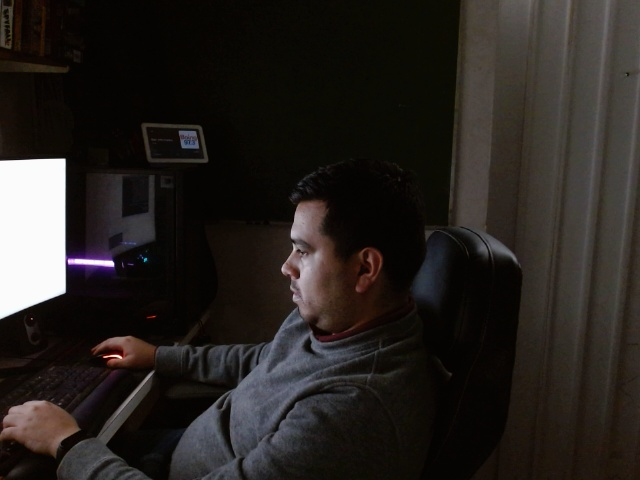
#> input picture camera_0_test.jpg, 640 x 480 px
$ python -i vision-adapter.py   (imports and definitions only)   (older library calls are emulated)
#> lines starting #> are read from the running program, lines starting #| are printed output that depends on the picture; after the words box and inside, x2 and y2 are one past the last pixel; in counts of white or black regions, pixels touching at a corner belong together
#> further down, picture is the input picture: shape (480, 640, 3); mean B, G, R 31.6, 34.9, 39.2
#!/usr/bin/env python3
# -*- coding: utf-8 -*-

"""
Adaptador de Visión Artificial
---------------------------
Proporciona integración con diferentes frameworks de visión artificial
y procesamiento de imágenes avanzado.
"""

import cv2
import numpy as np
import logging
from typing import Dict, List, Tuple, Any, Optional
import os

# Intentar importar bibliotecas opcionales
try:
    import tensorflow as tf
    TENSORFLOW_AVAILABLE = True
except ImportError:
    TENSORFLOW_AVAILABLE = False

try:
    from skimage import feature, filters, morphology, measure, segmentation
    SKIMAGE_AVAILABLE = True
except ImportError:
    SKIMAGE_AVAILABLE = False


class VisionAdapter:
    """Clase base para adaptadores de visión artificial."""

    def __init__(self, config: Dict[str, Any] = None):
        """Inicializa el adaptador de visión.

        Args:
            config: Configuración del adaptador
        """
        self.logger = logging.getLogger('system_logger')
        self.config = config or {}

        self.logger.info("Adaptador de visión artificial inicializado")

    # [60 lines left out: functions preprocess_image, detect_edges, not called in this run]

    def segment_image(self, image: np.ndarray) -> Tuple[np.ndarray, List[Dict[str, Any]]]:
        """Segmenta la imagen para detectar objetos.

        Args:
            image: Imagen a procesar

        Returns:
            Tuple[np.ndarray, List[Dict[str, Any]]]: Imagen segmentada y lista de objetos detectados
        """
        # Convertir a escala de grises si es necesario
        if len(image.shape) == 3:
            gray = cv2.cvtColor(image, cv2.COLOR_BGR2GRAY)
        else:
            gray = image

        # Aplicar umbral para binarizar la imagen
        threshold_method = self.config.get("threshold_method", "otsu")

        if threshold_method == "simple":
            threshold_value = self.config.get("threshold_value", 127)
            _, binary = cv2.threshold(gray, threshold_value, 255, cv2.THRESH_BINARY)
        elif threshold_method == "otsu":
            _, binary = cv2.threshold(gray, 0, 255, cv2.THRESH_BINARY + cv2.THRESH_OTSU)
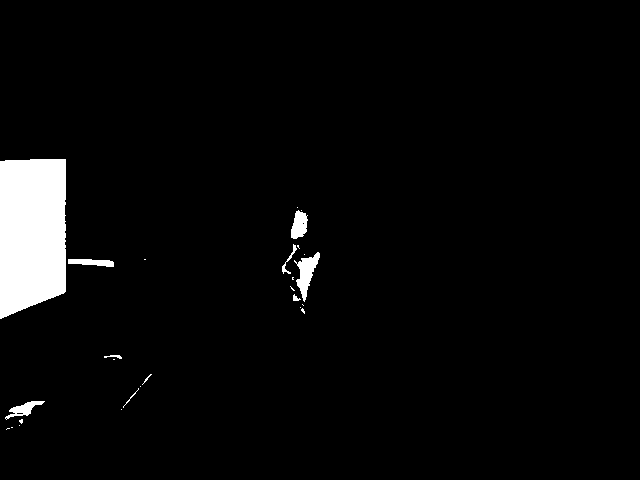
#> binary: shape (480, 640); 3.7% white; 27 white regions (17 under 20 px), largest, box (x1, y1, x2, y2) and area: (0, 159, 66, 319) 9620, (294, 252, 320, 302) 547, (291, 210, 308, 239) 347
        elif threshold_method == "adaptive":
            block_size = self.config.get("adaptive_block_size", 11)
            c = self.config.get("adaptive_c", 2)
            binary = cv2.adaptiveThreshold(gray, 255, cv2.ADAPTIVE_THRESH_GAUSSIAN_C,
                                         cv2.THRESH_BINARY, block_size, c)
        else:
            self.logger.warning(f"Método de umbral no reconocido: {threshold_method}, usando Otsu")
            _, binary = cv2.threshold(gray, 0, 255, cv2.THRESH_BINARY + cv2.THRESH_OTSU)

        # Operaciones morfológicas para mejorar segmentación
        if self.config.get("apply_morphology", True):
            kernel_size = self.config.get("morph_kernel_size", 5)
            kernel = np.ones((kernel_size, kernel_size), np.uint8)

            if self.config.get("morph_operation", "opening") == "opening":
                binary = cv2.morphologyEx(binary, cv2.MORPH_OPEN, kernel)
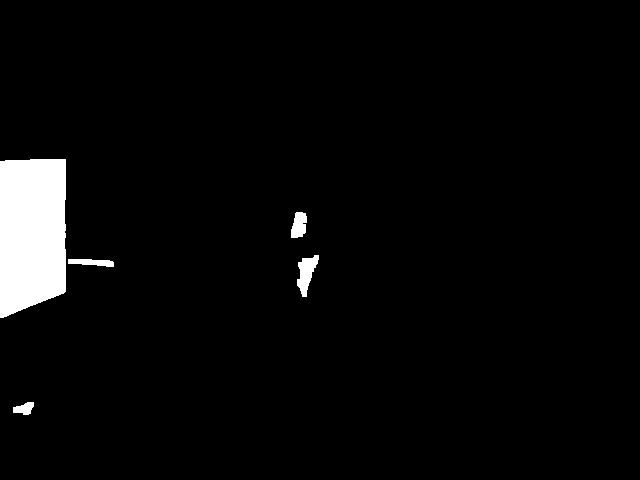
#> binary: shape (480, 640); 3.5% white; 5 white regions
            elif self.config.get("morph_operation") == "closing":
                binary = cv2.morphologyEx(binary, cv2.MORPH_CLOSE, kernel)
            elif self.config.get("morph_operation") == "gradient":
                binary = cv2.morphologyEx(binary, cv2.MORPH_GRADIENT, kernel)

        # Encontrar contornos
        contours, _ = cv2.findContours(binary, cv2.RETR_EXTERNAL, cv2.CHAIN_APPROX_SIMPLE)
#> contours = 5 contours; box (x1, y1, x2, y2) and area: (0, 159, 66, 318) 9398, (297, 255, 319, 297) 444, (291, 212, 307, 238) 286, (68, 259, 114, 267) 210, (13, 402, 34, 415) 155

        # Filtrar contornos por área mínima
        min_area = self.config.get("min_contour_area", 100)
        objects = []

        for cnt in contours:
            area = cv2.contourArea(cnt)
            if area >= min_area:
                # Calcular rectángulo delimitador
                x, y, w, h = cv2.boundingRect(cnt)

                # Calcular centro
                M = cv2.moments(cnt)
                if M["m00"] != 0:
                    cx = int(M["m10"] / M["m00"])
                    cy = int(M["m01"] / M["m00"])
                else:
                    cx, cy = x + w // 2, y + h // 2

                # Extraer información adicional
                perimeter = cv2.arcLength(cnt, True)
                circularity = 4 * np.pi * area / (perimeter * perimeter) if perimeter > 0 else 0

                objects.append({
                    "contour": cnt,
                    "area": area,
                    "perimeter": perimeter,
                    "bbox": (x, y, w, h),
                    "center": (cx, cy),
                    "circularity": circularity
                })
#> this loop made 5 passes
#> (area, x, y, w, h, cx, cy, perimeter) on passes 1 to 5: (155, 13, 402, 21, 13, 23, 408, 58.14), (210, 68, 259, 46, 8, 91, 261, 100.5), (444.5, 297, 255, 22, 42, 306, 272, 115.7), (286, 291, 212, 16, 26, 298, 224, 78.97), (9398, 0, 159, 66, 159, 31, 232, 432.1)
#> after the loop, objects = 5 items

        # Crear imagen segmentada para visualización
        segmented = np.zeros_like(image)
        if len(image.shape) == 3:
            # Colorear cada objeto con un color aleatorio
            for i, obj in enumerate(objects):
                color = np.random.randint(0, 255, 3).tolist()
                cv2.drawContours(segmented, [obj["contour"]], -1, color, -1)
#> this loop made 5 passes
#> color on passes 1 to 5: [172, 47, 117], [192, 67, 251], [195, 103, 9], [211, 21, 242], [36, 87, 70]
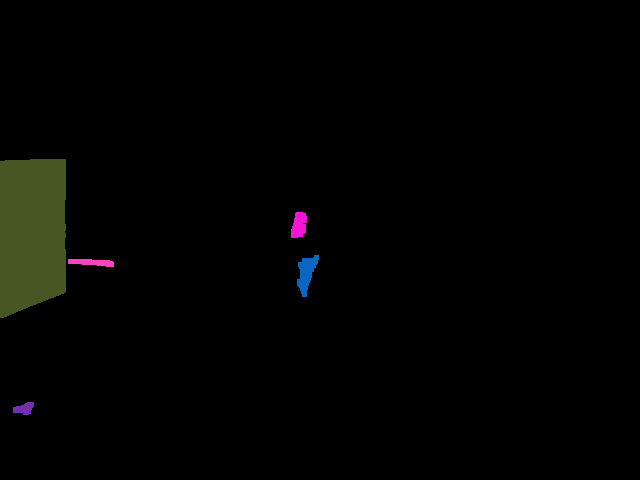
#> segmented: shape (480, 640, 3); mean of channels 0, 1, 2 1.9, 3, 2.7; drawn as B, G, R
        else:
            # Imagen en escala de grises
            cv2.drawContours(segmented, [obj["contour"] for obj in objects], -1, 255, -1)

        return segmented, objects

    # [61 lines left out: function detect_features, not called in this run]


class TensorFlowAdapter(VisionAdapter):
    """Adaptador para integrar con TensorFlow para detección de objetos y clasificación."""

    # [127 lines left out: functions __init__, detect_objects, _get_class_name, not called in this run]


class SkimageAdapter(VisionAdapter):
    """Adaptador para algoritmos avanzados de scikit-image."""

    # [252 lines left out: functions __init__, detect_blobs, watershed_segmentation, create_vision_adapter, apply_vision_pipeline, not called in this run]


# Para pruebas directas del módulo
# [40 lines not run here, left out]

>>> import cv2
>>> picture = cv2.imread('camera_0_test.jpg')
>>> result = VisionAdapter().segment_image(picture)
